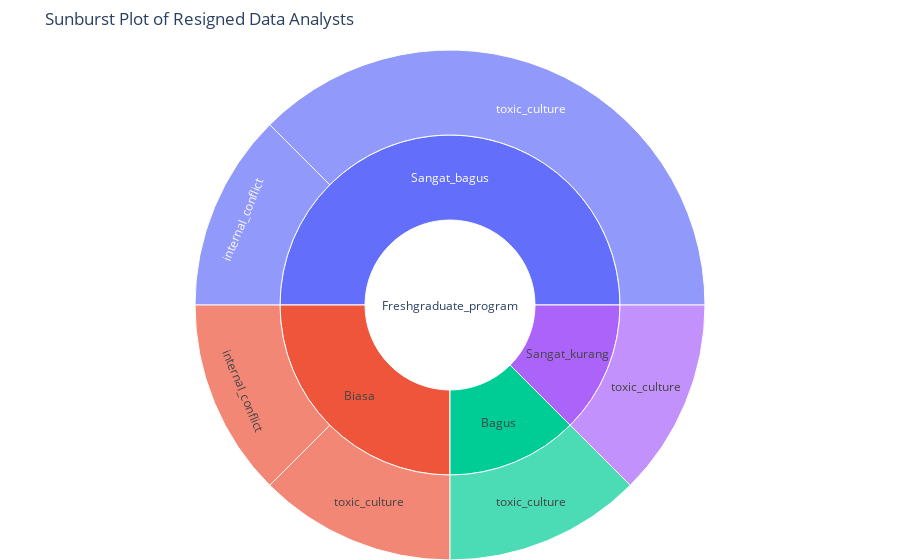

Here is the notebook cell this chart was saved with:
### Code cell
fig = px.sunburst(resigned_da, path=['JenjangKarir', 'PerformancePegawai', 'AlasanResign'], values='JumlahPegawai')
fig.update_layout(title='Sunburst Plot of Resigned Data Analysts', margin=dict(t=50, l=0, r=0, b=0))
fig.show()

### Figure 1 — Plotly figure (JSON) as saved in the notebook; plotly's stock layout.template omitted (floating-point values rounded to 4 significant figures)
{"data": [{"branchvalues": "total", "domain": {"x": [0, 1], "y": [0, 1]}, "hovertemplate": "labels=%{label}<br>JumlahPegawai=%{value}<br>parent=%{parent}<br>id=%{id}<extra></extra>", "ids": ["Freshgraduate_program/Biasa/internal_conflict", "Freshgraduate_program/Sangat_bagus/internal_conflict", "Freshgraduate_program/Bagus/toxic_culture", "Freshgraduate_program/Biasa/toxic_culture", "Freshgraduate_program/Sangat_bagus/toxic_culture", "Freshgraduate_program/Sangat_kurang/toxic_culture", "Freshgraduate_program/Bagus", "Freshgraduate_program/Biasa", "Freshgraduate_program/Sangat_bagus", "Freshgraduate_program/Sangat_kurang", "Freshgraduate_program"], "labels": ["internal_conflict", "internal_conflict", "toxic_culture", "toxic_culture", "toxic_culture", "toxic_culture", "Bagus", "Biasa", "Sangat_bagus", "Sangat_kurang", "Freshgraduate_program"], "name": "", "parents": ["Freshgraduate_program/Biasa", "Freshgraduate_program/Sangat_bagus", "Freshgraduate_program/Bagus", "Freshgraduate_program/Biasa", "Freshgraduate_program/Sangat_bagus", "Freshgraduate_program/Sangat_kurang", "Freshgraduate_program", "Freshgraduate_program", "Freshgraduate_program", "Freshgraduate_program", ""], "type": "sunburst", "values": [1, 1, 1, 1, 3, 1, 1, 2, 4, 1, 8]}], "layout": {"legend": {"tracegroupgap": 0}, "margin": {"b": 0, "l": 0, "r": 0, "t": 50}, "title": {"text": "Sunburst Plot of Resigned Data Analysts"}}}
